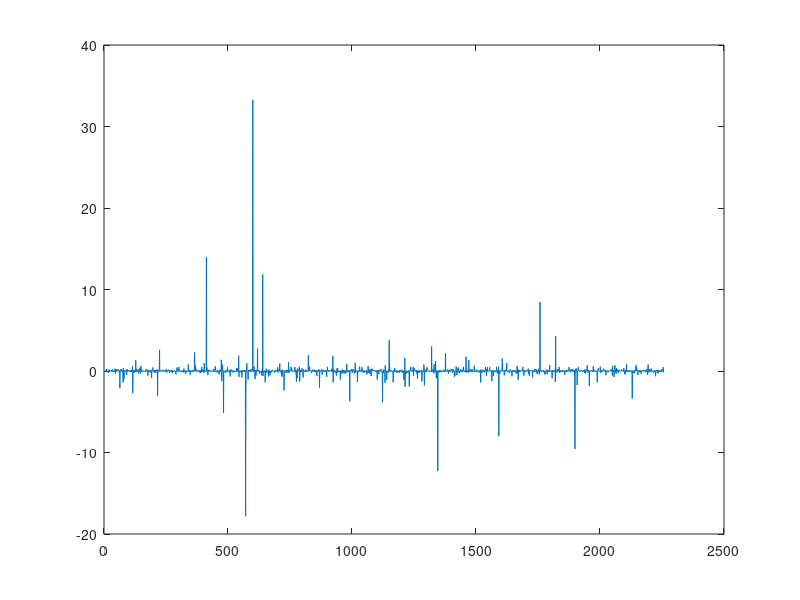

MATLAB code to generate this figure:
clear;close all;clc;
load("vacuum_shots_220810/220810008_vacuum_flux.mat")
i_L2_1 = data(8,:);
v_L2_1 = data(11,:);
z_1 = hilbert(v_L2_1);
z_2 = hilbert(i_L2_1);
zrat_1 = (imag(z_1) ./ imag(z_2));

plot((zrat_1))
